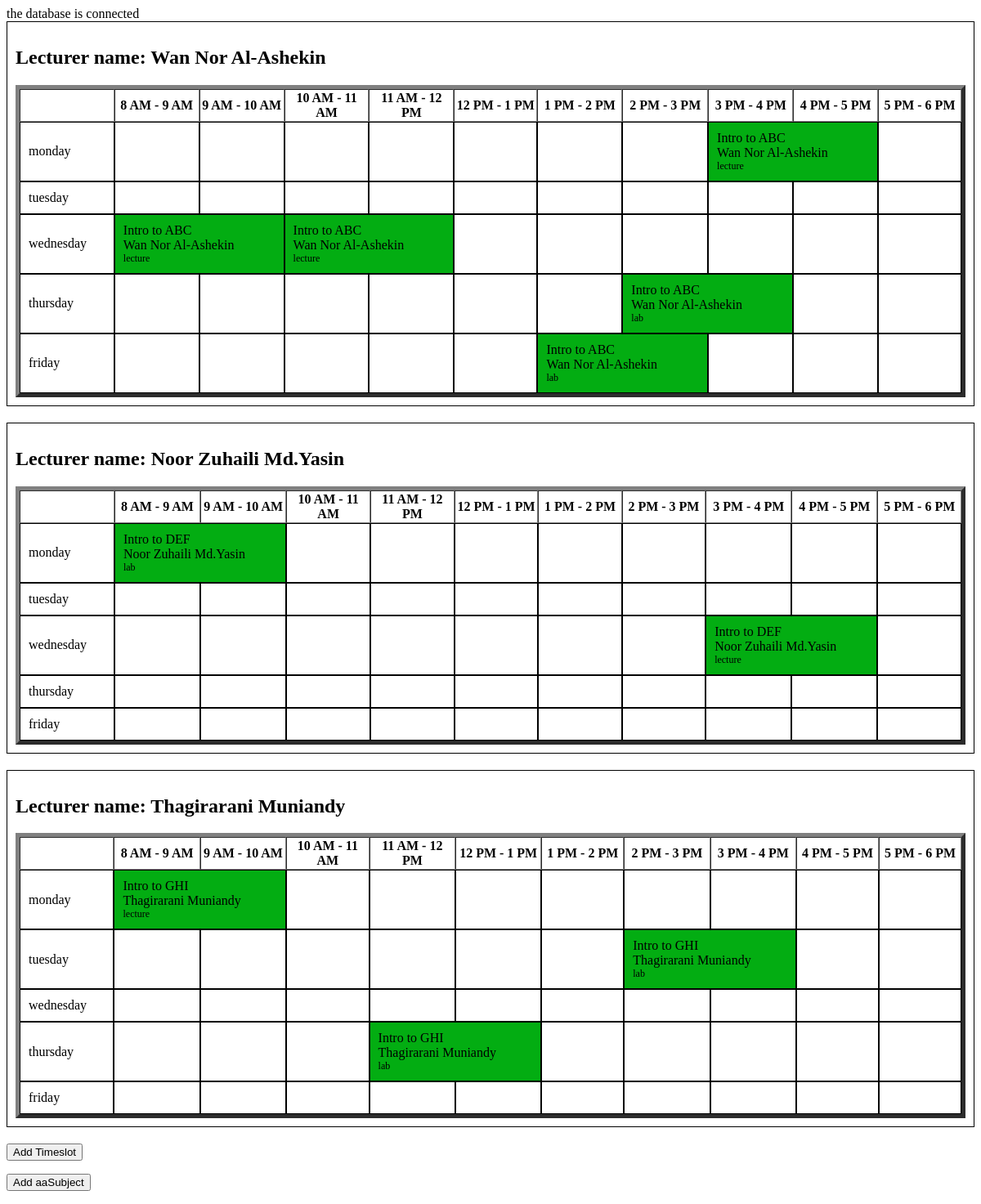
Screenshot of /timetable.php with the database file from the repository.
### tables this page shows
CREATE TABLE `timetable` (
  `timetable_id` int(11) NOT NULL,
  `subject_name` varchar(20) DEFAULT NULL,
  `lec_id` int(11) NOT NULL,
  `start_time` time NOT NULL,
  `end_time` time NOT NULL,
  `day` varchar(50) DEFAULT NULL,
  `classtype` varchar(100) DEFAULT NULL,
  `subID` varchar(11) DEFAULT NULL,
  `venueID` varchar(11) DEFAULT NULL
);

CREATE TABLE `lecturer` (
  `lec_id` int(11) NOT NULL,
  `lecname` varchar(100) NOT NULL,
  `email` varchar(100) NOT NULL,
  `password` varchar(100) NOT NULL,
  `maxhours` int(11) DEFAULT NULL
);

### timetable.php (the view, shortened to what this page needs)
<?php
require_once("config.php");
$LEC_ID = array();
$LECQUERY = $mysqli->query("SELECT DISTINCT lec_id FROM timetable");
while ($row = $LECQUERY->fetch_assoc()) {
    $LEC_ID[] = $row["lec_id"];
}
?>
<!DOCTYPE html>
<html lang="en">
<head>
</head>
<body>
<?php
foreach ($LEC_ID as $lecturerId) {
    $result = $mysqli->query("
        SELECT t.*, l.lecname AS lecname
        FROM timetable t
        JOIN lecturer l ON t.lec_id = l.lec_id
        WHERE t.lec_id = '$lecturerId'
        ORDER BY FIELD(t.day, 'Monday', 'Tuesday', 'Wednesday', 'Thursday', 'Friday')
    ");
    if ($result->num_rows > 0) {
        echo "<div class='timetable-section'>";
        $firstRow = $result->fetch_assoc();
        $lecname = $firstRow['lecname'];
        echo "<h2>Lecturer name: $lecname</h2>";
        $daysOfWeek = array(
            "monday" => array(),
            "tuesday" => array(),
            "wednesday" => array(),
            "thursday" => array(),
            "friday" => array()
        );
        do {
            $day = $firstRow["day"];
            $startHour = $firstRow["start_time"];
            $endHour = $firstRow["end_time"];
            $subjectName = $firstRow["subject_name"];
            $lecname = $firstRow["lecname"];
            $type = $firstRow["classtype"];
            $daysOfWeek[$day][] = array(
                "start_time" => $startHour,
                "end_time" => $endHour,
                "subject_name" => $subjectName,
                "lecname" => $lecname,
                "type" => $type
            );
        } while ($firstRow = $result->fetch_assoc());
        echo "<table border='5' cellspacing='0'>";
        echo "<tr>";
        echo "<th></th>";
        for ($hour = 8; $hour <= 17; $hour++) {
            $formattedHour = ($hour % 12 == 0) ? 12 : $hour % 12;
            $nextHour = ($hour + 1) % 24;
            $amPm = ($hour < 12) ? "AM" : "PM";
            $nextAmPm = ($nextHour < 12) ? "AM" : "PM";
            if ($formattedHour === 11 && $amPm === "AM" && $nextHour === 0) {
                $formattedNextHour = 12;
                $nextAmPm = "PM";
            } else {
                $formattedNextHour = ($nextHour % 12 == 0) ? 12 : $nextHour % 12;
            }
            echo "<th>{$formattedHour} {$amPm} - {$formattedNextHour} {$nextAmPm}</th>";
        }
        echo "</tr>";
        foreach ($daysOfWeek as $dayName => $daySlots) {
            if (!empty($daySlots)) {
                echo "<tr>";
                echo "<td>$dayName</td>";
                for ($hour = 8; $hour <= 17; $hour++) {
                    $occupiedClass = '';
                    $cellContent = '';
                    $colspan = 1;
                    foreach ($daySlots as $slot) {
                        $startTimeStamp = strtotime($slot["start_time"]);
                        $endTimeStamp = strtotime($slot["end_time"]);
                        $classHours = date('H', $endTimeStamp) - date('H', $startTimeStamp);
                        $classStartHour = date('H', $startTimeStamp);
                        if ($hour >= $classStartHour && $hour < ($classStartHour + $classHours)) {
                            $occupiedClass = 'occupied';
                            $cellContent .= "{$slot["subject_name"]}<br>{$slot["lecname"]}<br>";
                            if ($classHours > 1) {
                                $colspan = $classHours;
                                $cellContent .= "<span class='class-type'>{$slot["type"]}</span>";
                            }
                        }
                    }
                    if ($occupiedClass === 'occupied') {
                        echo "<td class='$occupiedClass' colspan='$colspan'>$cellContent</td>";
                        $hour += $colspan - 1;
                    } else {
                        echo "<td></td>";
                    }
                }
                echo "</tr>";
            } else {
                echo "<tr>";
                echo "<td>$dayName</td>";
                for ($hour = 8; $hour <= 17; $hour++) {
                    echo "<td></td>";
                }
                echo "</tr>";
            }
        }
        echo "</table>";
        echo "</div>";
    }
}
?>
    <footer>
        <form method="post" action="inserttimeslot.php">
            <button type="submit">Add Timeslot</button>
        </form>
        <form method="post" action="insertsubject.php">
            <button type="submit">Add aaSubject</button>
        </form>
    </footer>
</body>
</html>

### timetable.php (style rules this page uses)
.class-type { font-size: 12px; font-weight: normal; display: block; }
td { height: 30px; border: 1px solid #000; padding: 10px; width: 100px; }
.occupied { background-color: #03ad12; }
.timetable-section { border: 1px solid #000; padding: 10px; margin-bottom: 20px; }

### rows the page displays
timetable: lec.lecname "Wan Nor Al-Ashekin", formattedHour "8", amPm "AM", formattedNextHour "9", nextAmPm "AM", formattedHour "9", formattedNextHour "10", formattedHour "10", formattedNextHour "11", formattedHour "11", formattedNextHour "12", nextAmPm "PM", formattedHour "12", amPm "PM", formattedNextHour "1", formattedHour "1", formattedNextHour "2", formattedHour "2", formattedNextHour "3", formattedHour "3", formattedNextHour "4", formattedHour "4", formattedNextHour "5", formattedHour "5", formattedNextHour "6", dayName "monday", subject_name "Intro to ABC", classtype "lecture", dayName "tuesday", dayName "wednesday", dayName "thursday", dayName "friday"
timetable: subject_name "Intro to ABC", lec.lecname "Wan Nor Al-Ashekin", classtype "lecture"
timetable: subject_name "Intro to ABC", lec.lecname "Wan Nor Al-Ashekin", classtype "lecture"
timetable: subject_name "Intro to ABC", lec.lecname "Wan Nor Al-Ashekin", classtype "lab"
timetable: subject_name "Intro to ABC", lec.lecname "Wan Nor Al-Ashekin", classtype "lab"
timetable: lec.lecname "Noor Zuhaili Md.Yasin", formattedHour "8", amPm "AM", formattedNextHour "9", nextAmPm "AM", formattedHour "9", formattedNextHour "10", formattedHour "10", formattedNextHour "11", formattedHour "11", formattedNextHour "12", nextAmPm "PM", formattedHour "12", amPm "PM", formattedNextHour "1", formattedHour "1", formattedNextHour "2", formattedHour "2", formattedNextHour "3", formattedHour "3", formattedNextHour "4", formattedHour "4", formattedNextHour "5", formattedHour "5", formattedNextHour "6", dayName "monday", subject_name "Intro to DEF", classtype "lab", dayName "tuesday", dayName "wednesday", dayName "thursday", dayName "friday"
timetable: subject_name "Intro to DEF", lec.lecname "Noor Zuhaili Md.Yasin", classtype "lecture"
timetable: lec.lecname "Thagirarani Muniandy", formattedHour "8", amPm "AM", formattedNextHour "9", nextAmPm "AM", formattedHour "9", formattedNextHour "10", formattedHour "10", formattedNextHour "11", formattedHour "11", formattedNextHour "12", nextAmPm "PM", formattedHour "12", amPm "PM", formattedNextHour "1", formattedHour "1", formattedNextHour "2", formattedHour "2", formattedNextHour "3", formattedHour "3", formattedNextHour "4", formattedHour "4", formattedNextHour "5", formattedHour "5", formattedNextHour "6", dayName "monday", subject_name "Intro to GHI", classtype "lecture", dayName "tuesday", dayName "wednesday", dayName "thursday", dayName "friday"
timetable: subject_name "Intro to GHI", lec.lecname "Thagirarani Muniandy", classtype "lab"
timetable: subject_name "Intro to GHI", lec.lecname "Thagirarani Muniandy", classtype "lab"
